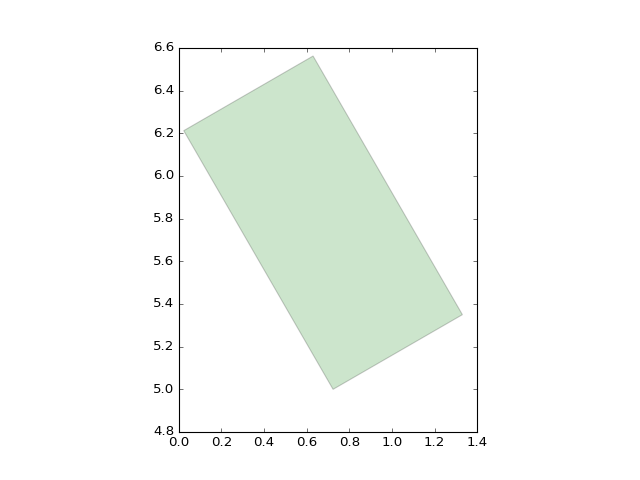

This chart was generated by the following Python code:
from pylayers.gis.furniture import *
import matplotlib.pylab as plt
F = Furniture()
F.load('Furw1.ini','R1_A')
fig,ax = F.show()
axis = plt.axis('scaled')
plt.show()
